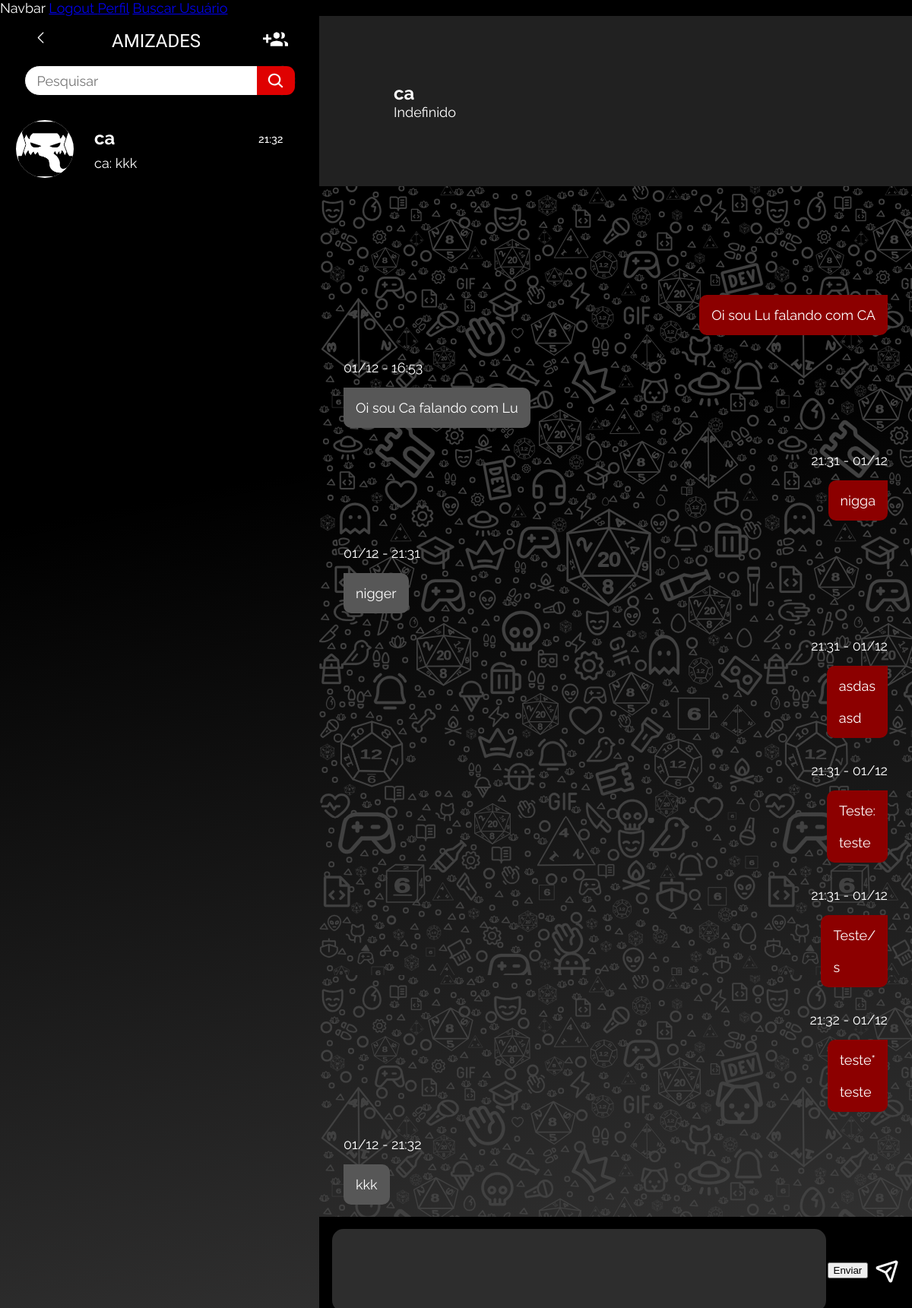
The app's page /SistAmizade/Abrir_chat_privado/2/ (signed in), older data.
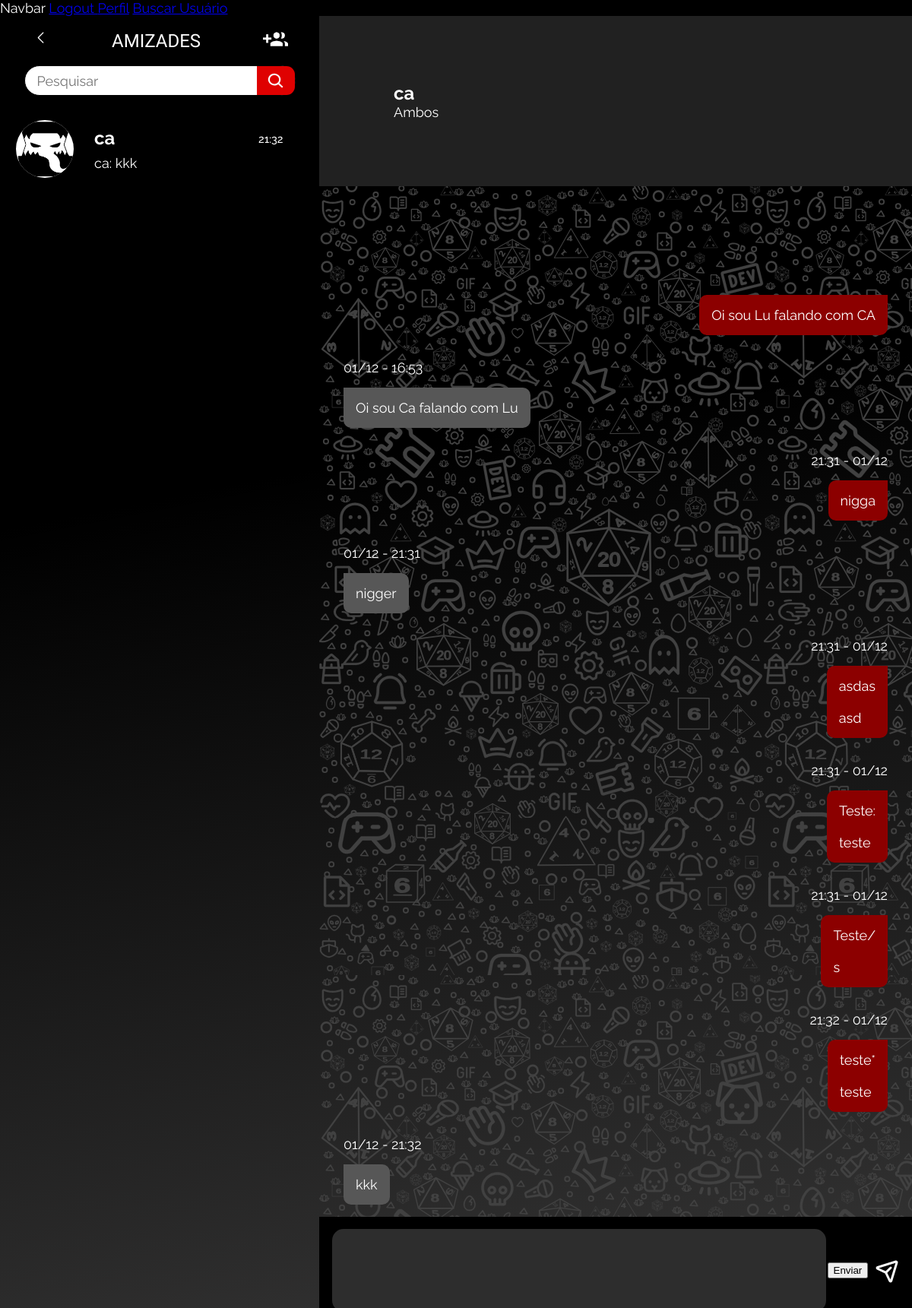
The same page, newer data.
### home/models.py (models this page shows, shortened)
class Perfil(models.Model):
    nomePerfil = models.ForeignKey(User, on_delete=models.CASCADE)
    slug = models.SlugField(User, unique=True)
    SESSION_CHOICES = (
        ('Online', 'Online'),
        ('Presencial', 'Presencial'),
    )
    PLAYER_TYPE_CHOICES = (
        ('Mestre', 'Mestre'),
        ('Jogador', 'Jogador'),
        ('Ambos', 'Ambos'),
    )
    RPG_SYSTEM_CHOICES = (
        ('Dungeons & Dragons', 'Dungeons & Dragons'),
        ('Tormenta20', 'Tormenta20'),
        ('Ordem Paranormal', 'Ordem Paranormal'),
        ('Call of Cthulhu', 'Call of Cthulhu'),
        ('Outros', 'Outros'),
    )
    fotoConta = models.ImageField(upload_to='images/profilePictures')
    tipo_sessao = models.CharField(max_length=20, choices=SESSION_CHOICES, null=True)
    tipo_player = models.CharField(max_length=20, choices=PLAYER_TYPE_CHOICES, null=True)
    descricao = models.TextField(max_length=256, null=True)
    sistema_rpg = models.CharField(max_length=20, choices=RPG_SYSTEM_CHOICES, null=True)
    idade = models.IntegerField(null=True)

### SistAmizade/views.py (the view)
# urls.py: path('Abrir_chat_privado/<int:user_id>/', views.Abrir_chat_Amigo, name='Abrir_chat_privado'),
@login_required
def Abrir_chat_Amigo(request, user_id):
    user = request.user
    amigo = User.objects.get(pk=user_id)
    amigos = Amigo.objects.filter(usuario=user)
    aux = Perfil.objects.get(id=user_id)
    chatPerfil = {
        'fotoConta': aux.fotoConta,
        'nome': amigo.username,
        'tipoJogador': aux.tipo_player,
        'slug': aux.slug
    }
    grupo = Grupo.objects.filter(membros=user).filter(membros=amigo).first()
    if not grupo:
        grupo, _ = Grupo.objects.get_or_create(criador=user, publico=False)
        grupo.membros.add(user, amigo)
        grupo.save()
    if not Amigo.objects.filter(usuario=user, amigo=amigo).exists():
        return HttpResponseForbidden('Você não é amigo desse usuário.')
    mensagens = Mensagem.objects.filter(grupo=grupo).order_by('tempo')
    for teste in amigos:
        combinacao1 = f'{teste.amigo.id}_{user.id}'
        combinacao2 = f'{user.id}_{teste.amigo.id}'
        try:
            gp = Grupo.objects.get(uuid_pers = combinacao1)
        except:
            gp = Grupo.objects.get(uuid_pers = combinacao2)
        ultimaMSG = Mensagem.objects.filter(grupo=gp).order_by('-id').first()
        if ultimaMSG:
            teste.lastMessage = f'{ultimaMSG.autor}: {ultimaMSG.conteudo}'
            teste.lastHour = ultimaMSG.tempo
    return render(request, 'chat-privado.html', context={'mensagens': mensagens, 'uuid': grupo.uuid, 'amigos': amigos, 'chatPerfil': chatPerfil})

### SistAmizade/templates/chat-privado.html (shortened to what the changed rows need)
{% extends 'principal/base.html' %}
{% load static %}
{% block head %}
<link rel="stylesheet" href="{% static 'css/global-ia.css' %}" />
<link rel="stylesheet" href="{% static 'css/chat.css' %}" />
<link rel="stylesheet" href="{% static 'css/responsivity.css' %}">
{% endblock %}
{% block conteudo %}
    <div id="chat" class="chatprivado flex">
        <div class="header1">
            <div class="header-child flex">
                <div class="header-text">
                    <a style="all: unset; cursor: pointer;" href="{% url 'exibir_perfil' chatPerfil.slug %}"><b class="lucas-passos3">{{ chatPerfil.nome }}</b></a>
                    <p class="online">{{ chatPerfil.tipoJogador }}</p>
                </div>
            </div>
        </div>
    </div>
{% endblock conteudo %}

Row changes from the older to the newer data that the page shows:
changed Perfil: tipoJogador "Indefinido" → "Ambos"
